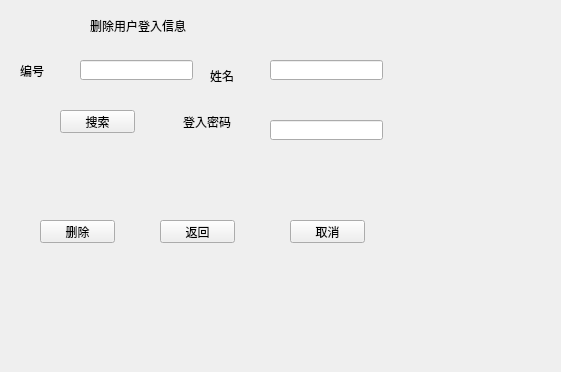
<?xml version="1.0" encoding="UTF-8"?>
<ui version="4.0">
 <class>deletelogin</class>
 <widget class="QWidget" name="deletelogin">
  <property name="geometry">
   <rect>
    <x>0</x>
    <y>0</y>
    <width>561</width>
    <height>372</height>
   </rect>
  </property>
  <property name="windowTitle">
   <string>Form</string>
  </property>
  <widget class="QLineEdit" name="login_IDlineEdit">
   <property name="geometry">
    <rect>
     <x>80</x>
     <y>60</y>
     <width>113</width>
     <height>20</height>
    </rect>
   </property>
  </widget>
  <widget class="QLabel" name="label">
   <property name="geometry">
    <rect>
     <x>20</x>
     <y>60</y>
     <width>71</width>
     <height>21</height>
    </rect>
   </property>
   <property name="text">
    <string>编号</string>
   </property>
  </widget>
  <widget class="QLabel" name="label_2">
   <property name="geometry">
    <rect>
     <x>210</x>
     <y>60</y>
     <width>61</width>
     <height>31</height>
    </rect>
   </property>
   <property name="text">
    <string>姓名</string>
   </property>
  </widget>
  <widget class="QLineEdit" name="login_deletename_lineEdit">
   <property name="geometry">
    <rect>
     <x>270</x>
     <y>60</y>
     <width>113</width>
     <height>20</height>
    </rect>
   </property>
  </widget>
  <widget class="QPushButton" name="deletequeryButton">
   <property name="geometry">
    <rect>
     <x>60</x>
     <y>110</y>
     <width>75</width>
     <height>23</height>
    </rect>
   </property>
   <property name="text">
    <string>搜索</string>
   </property>
  </widget>
  <widget class="QLabel" name="label_3">
   <property name="geometry">
    <rect>
     <x>183</x>
     <y>112</y>
     <width>81</width>
     <height>20</height>
    </rect>
   </property>
   <property name="text">
    <string>登入密码</string>
   </property>
  </widget>
  <widget class="QLineEdit" name="dele_login_passwordlineEdit">
   <property name="geometry">
    <rect>
     <x>270</x>
     <y>120</y>
     <width>113</width>
     <height>20</height>
    </rect>
   </property>
  </widget>
  <widget class="QPushButton" name="login_deleteButton">
   <property name="geometry">
    <rect>
     <x>40</x>
     <y>220</y>
     <width>75</width>
     <height>23</height>
    </rect>
   </property>
   <property name="text">
    <string>删除</string>
   </property>
  </widget>
  <widget class="QPushButton" name="deletebackButton">
   <property name="geometry">
    <rect>
     <x>160</x>
     <y>220</y>
     <width>75</width>
     <height>23</height>
    </rect>
   </property>
   <property name="text">
    <string>返回</string>
   </property>
  </widget>
  <widget class="QPushButton" name="deletecancelButton">
   <property name="geometry">
    <rect>
     <x>290</x>
     <y>220</y>
     <width>75</width>
     <height>23</height>
    </rect>
   </property>
   <property name="text">
    <string>取消</string>
   </property>
  </widget>
  <widget class="QLabel" name="label_4">
   <property name="geometry">
    <rect>
     <x>90</x>
     <y>10</y>
     <width>211</width>
     <height>31</height>
    </rect>
   </property>
   <property name="styleSheet">
    <string notr="true">font: 18pt &quot;Arial&quot;;</string>
   </property>
   <property name="text">
    <string>删除用户登入信息</string>
   </property>
  </widget>
 </widget>
 <resources/>
 <connections/>
</ui>
